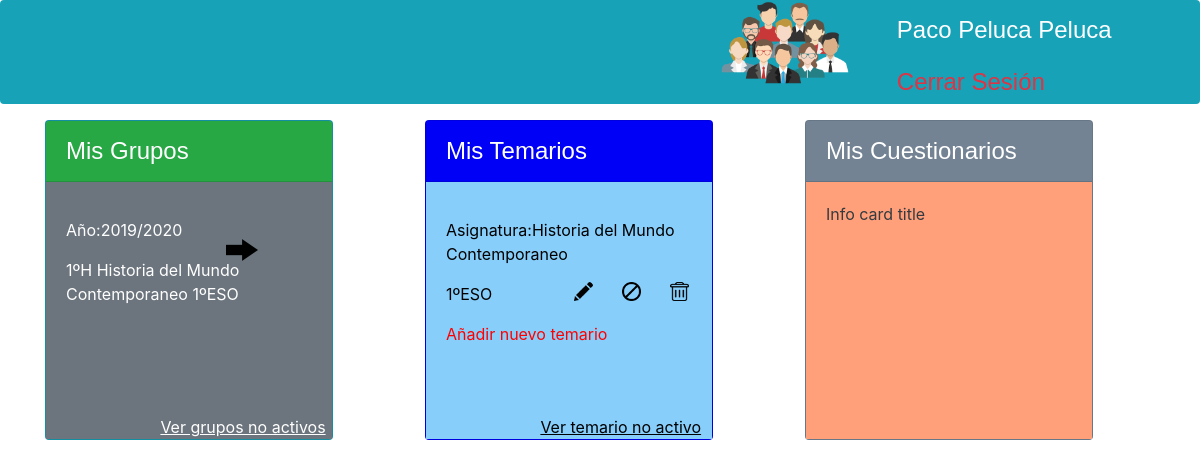
Page /Aula_VirtualPHP/PanelAlumnos.php (signed in) on the earlier database version.
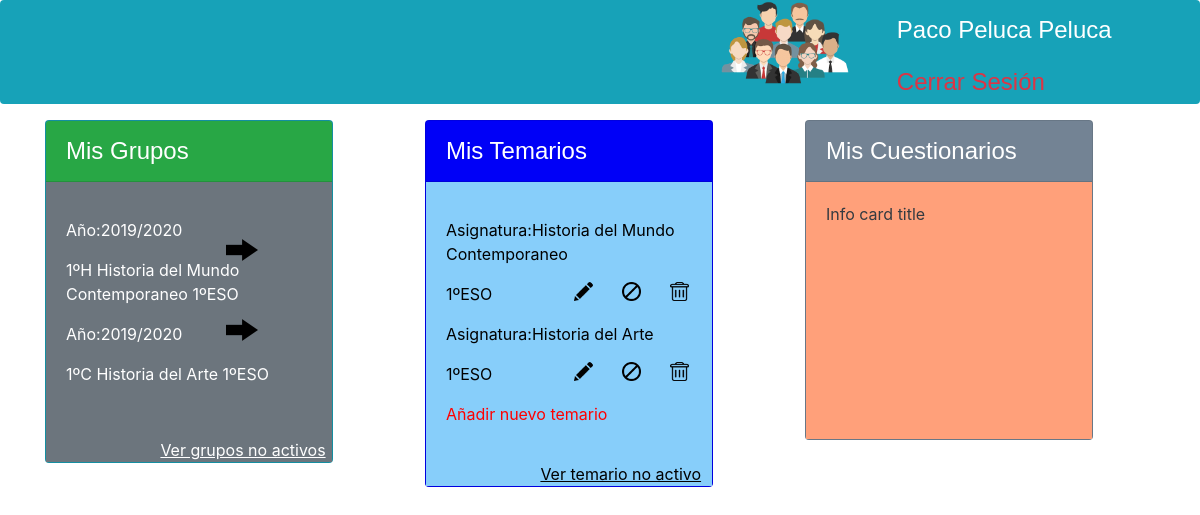
Same page on the later database version.
### tables this page shows
create table Grupos(
	GrupoId int primary key auto_increment not null,
	Nombre varchar(100)not null,
	CursoAcademicoId int not null,
	MateriaId int not null,
	NivelId int not null,
	ProfesorId int not null,
	foreign key(CursoAcademicoId)references CursosAcademicos(CursoAcademicoId)on update cascade on delete cascade,
	foreign key(MateriaId)references Materias(MateriaId)on update cascade on delete cascade,
	foreign key(NivelId)references Niveles(NivelId)on update cascade on delete cascade,
	foreign key(ProfesorId)references Profesores(ProfesorId)on update cascade on delete cascade 
	);

create table CursosAcademicos(
	CursoAcademicoId int auto_increment primary key not null,
	CentroEducativoId int not null,
	Denominacion varchar(100)not null,
	EsActivo boolean not null,
	FechaInicio date not null,
	FechaFin date not null,
	foreign key(CentroEducativoId)references CentrosEducativos(CentroEducativoId) on update cascade on delete cascade
	);

create table Materias(
	MateriaId int primary key auto_increment not null,
	Nombre varchar(100)not null,
	CentroEducativoId int not null,
	EsActiva boolean not null,
	foreign key(CentroEducativoId)references CentrosEducativos(CentroEducativoId)on update cascade on delete cascade
	);

create table Niveles(
	NivelId int primary key auto_increment not null,
	CentroEducativoId int not null,
	Denominacion varchar(100)not null,
	EsActivo boolean not null,
	foreign key(CentroEducativoId)references CentrosEducativos(CentroEducativoId)on update cascade on delete cascade
	
	);

### Aula_VirtualPHP/PanelAlumnos.php (the view, shortened to what this page needs)
<html><meta charset='utf-8'>
	<?php
		include("conexion.php");
		$Usuario_Actual=$_SESSION["Nombre_Alumno"];
		$Id_Actual=$_SESSION["AlumnoId"];
	?>
	<head>
		<link rel="stylesheet" href="https://stackpath.bootstrapcdn.com/bootstrap/4.4.1/css/bootstrap.min.css">
		<link rel="stylesheet" type="text/css" href="Estilos/diseño.css">
		<nav aria-label="breadcrumb">
		  <ol class="breadcrumb bg-info">
			<li class="breadcrumb-item active text-white" id="Barra" aria-current="page"><?PHP
				echo("<img id='Imagen' src='Estilos/profesores.png'/>");
				echo("<div id='Texto'>");
				echo("<p>$Usuario_Actual</p>");
				?>
				<form action='PanelProfesores.php'method="post">
					<a href="?Cerrar=true" class="text-danger" >Cerrar Sesión</a>
				</form>
				<?php
					echo("</div>");
				?>
			</li>
		  </ol>
		</nav>
	</head>
<body>
	<div class="container">
		<div class="row">
			<div class="col-sm">
				<div class="card text-white bg-info mb-3" style="max-width: 18rem;min-height:20rem;">
					<div class="card-header bg-success ">Mis Grupos</div>
						<div class="card-body bg-secondary">
							<p class="card-text ">
							<?php
								$VerGrupos="select g.GrupoId, ca.Denominacion as AnioEscolar ,G.Nombre as NombreGrupo ,M.Nombre as Asignatura ,N.Denominacion as NivelEducativo ,P.Usuario as Nombre_Profesor from grupos g,materias m ,niveles n ,profesores p, cursosacademicos ca where(g.MateriaId=M.MateriaId and g.NivelId =n.NivelId and g.ProfesorId =P.ProfesorId and g.CursoAcademicoId =ca.CursoAcademicoId  and ca.EsActivo =true and P.ProfesorId=$Id_Actual )";
								$Grupos=mysqli_query($conexion,$VerGrupos);
								echo("<div>");
								while($fila=mysqli_fetch_array($Grupos)){
									echo("<p> Año:".$fila["AnioEscolar"]."</p><p>".$fila["NombreGrupo"]."&nbsp;".
										$fila["Asignatura"]."&nbsp;".$fila["NivelEducativo"]."\r\n </p>");
										echo("<a href='Alumnos_Grupo.php?Id_Activo=".$fila["GrupoId"]."'><img src='Estilos/flecha.png' id='flecha' title='Ver Lista de Alumnos del Grupo'/></a>");
								}
								echo ("</div>");
							?>
							</p>
						</div>
						<p class="card-text bg-secondary"><a href="Grupos_no_activos.php"class="text-white"style="margin-left:40%;"><u>Ver grupos no activos</a></u></p>
					</div>
				</div>
			<div class="col-sm">
				<div class="card text-white  mb-3" style="background-color:blue;max-width: 18rem;min-height:20rem;">
					<div class="card-header">Mis Temarios</div>
						<div class="card-body "style="background-color:#87CEFA;">
							<p class="card-text " >
							<?php
								$VerMaterias="select g.GrupoId, ca.Denominacion as AnioEscolar ,G.Nombre as NombreGrupo ,M.Nombre as Asignatura,M.MateriaId ,N.Denominacion as NivelEducativo,n.NivelId ,P.Usuario as Nombre_Profesor from grupos g,materias m ,niveles n ,profesores p, cursosacademicos ca where(g.MateriaId=M.MateriaId and g.NivelId =n.NivelId and g.ProfesorId =P.ProfesorId and g.CursoAcademicoId =ca.CursoAcademicoId  and ca.EsActivo =true and P.ProfesorId=$Id_Actual)";
								$Temario=mysqli_query($conexion,$VerMaterias);
								echo("<div>");
								while($fila=mysqli_fetch_array($Temario)){
									echo("<p style='color:black;'><a href='VerTema.php?Id_Activo=".$fila["MateriaId"]."'style='color:black;'>Asignatura:".$fila["Asignatura"]."</p></a><p style='color:black;'>".$fila["NivelEducativo"]."</p>");
									echo("<a href='Editar_Tema.php?Id_Materia=".$fila["MateriaId"]."&Id_Nivel=".$fila["NivelId"]."'><img src='Estilos/lapiz.png' id='lapiz' title='Editar Tema'/></a><a href='?Ocultar=true&Id_Activo=".$fila["MateriaId"]."'><img src='Estilos/ocultar.png' id='ocultar' title='Ocultar Tema'/></a>
									<a href='?Quitar=true&Id_Activo=".$fila["MateriaId"]."&Nivel_Id=".$fila["NivelId"]."'><img src='Estilos/papelera.png' id='papelera' title='Eliminar Tema'/></a>");
								}
								echo("<a href='Agregar_Tema.php'style='color:red;'>Añadir nuevo temario</a>");
								echo ("</div>");
							?>
							</p>
						</div>
						<p class="card-text" style="background-color:#87CEFA;"><a href="temas_no_activos.php" style="margin-left:40%;color:black;"><u>Ver temario no activo</a></u></p>
					</div>
			</div>
			<div class="col-sm">
				<div class="card text-white  mb-3" style="background-color:#778899;max-width: 18rem;min-height:20rem;">
					<div class="card-header">Mis Cuestionarios</div>
					<div class="card-body" style="background-color:#FFA07A;">
						<p class="card-text text-dark">Info card title</p>
					</div>
				</div>
			</div>
		</div>
	</div>
</body>
</html>

### Aula_VirtualPHP/conexion.php (shortened to what this page needs)
<html><meta charset='utf-8'>

### Aula_VirtualPHP/Estilos/diseño.css (style rules this page uses)
.breadcrumb-item { height:5rem; font-family:Arial; font-size:150%; margin-left:85%; }
.card-header { font-family:Arial; font-size:150%; }
#Imagen { margin-top:-2rem; margin-left:-18rem; width:8rem; height:8rem; }
#Texto { margin-top:-6rem; margin-left:-7rem; }
#flecha { width:2rem; height:2rem; margin-top:-5.5rem; margin-left:10rem; }
#lapiz { width:1.2rem; height:1.2rem; margin-left:8rem; margin-top:-2.5rem; }
#ocultar { width:1.2rem; height:1.2rem; margin-left:11rem; margin-top:-2.5rem; }
#papelera { width:1.2rem; height:1.2rem; margin-left:14rem; margin-top:-2.5rem; }
a:link, a:visited, a:active { text-decoration:none; }

Differences in the rows shown:
added grupos: CursoAcademicoId.Denominacion "2019/2020", Nombre "1ºC", MateriaId.Nombre "Historia del Arte", NivelId.Denominacion "1ºESO"
